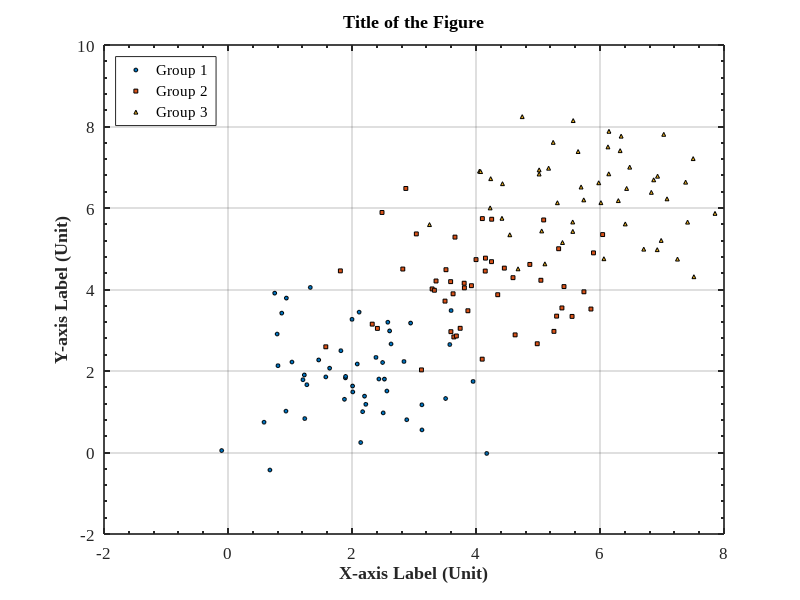

Write MATLAB code to recreate this figure. (Note: this script raises an error after producing the figure.)
%% MATLAB 学术散点图生成框架
% 本脚本旨在将一个 m x n 矩阵绘制成符合学术期刊审美标准的散点图。
% 它包含了详细的注释和可配置的参数，方便用户根据自己的需求进行修改。

% --- 1. 初始化环境 ---
clc;            % 清空命令行窗口
clear;          % 清空工作区变量
close all;      % 关闭所有图形窗口

%% --- 2. 生成或加载您的数据 ---
% 在这里，您应该加载或定义您的 m x n 矩阵。
% 为了演示，我们创建两种常见的示例数据。

% --- 场景A: m x 2 矩阵 ---
% m 个数据点，第1列是x值，第2列是y值。
% data_A = randn(100, 2); % 100个点的x和y坐标

% --- 场景B: m x n 矩阵，包含多个数据组 ---
% 假设我们有3组数据，每组50个点。
% 矩阵的前两列是第一组的(x,y)，三四列是第二组的(x,y)，以此类推。
num_points = 50; % 每组的数据点数
num_groups = 3;  % 数据组的数量
data_B = zeros(num_points, 2 * num_groups);
for i = 1:num_groups
    % 为每组数据生成一些有区分度的随机数
    mean_val = i * 2;
    data_B(:, (2*i-1):(2*i)) = mean_val + randn(num_points, 2);
end

% --- 选择您要使用的数据 ---
% 将您的数据矩阵赋值给 'data' 变量
data = data_B; % 在此切换 data_A 或 data_B，或您自己的数据

%% --- 3. 绘图参数设置 ---
% 在这里统一设置图形的视觉元素，方便修改

% --- 标记和颜色 ---
marker_size = 8; % 标记点的大小
marker_styles = {'o', 's', '^', 'd'}; % 标记样式: o-圆圈, s-方块, ^-三角, d-菱形
% color_map = lines(num_groups); % 使用MATLAB内置的颜色方案
% 或者自定义颜色 (RGB值)，更推荐，因为更具可控性
color_map = [
    0, 0.4470, 0.7410;  % 蓝色
    0.8500, 0.3250, 0.0980;  % 橙色
    0.9290, 0.6940, 0.1250;  % 黄色
    % 可根据需要添加更多颜色
];

% --- 字体和线条 ---
font_name = 'Times New Roman'; % 推荐使用 Times New Roman 或 Arial
font_size_axis = 12;    % 坐标轴标签字号
font_size_legend = 10;  % 图例字号
font_size_title = 14;   % 标题字号
line_width_axis = 1.2;  % 坐标轴线宽

%% --- 4. 开始绘图 ---
% 创建一个新的图形窗口
figure('Color', 'w'); % 设置背景为白色

hold on; % 允许在同一张图上绘制多个数据集

% --- 循环绘制每个数据组 ---
% 此循环结构适用于场景B。如果您的数据是场景A，则不需要循环。
[~, n_cols] = size(data);
num_groups_in_data = n_cols / 2;

for i = 1:num_groups_in_data
    x_data = data(:, 2*i - 1);
    y_data = data(:, 2*i);
    
    scatter(x_data, y_data, marker_size, ...
        'Marker', marker_styles{i}, ...
        'MarkerFaceColor', color_map(i, :), ...
        'MarkerEdgeColor', 'k', ... % 标记点边缘颜色，'k'为黑色
        'LineWidth', 0.5);
end

hold off; % 结束在当前图上的绘制

%% --- 5. 图形美化与调整 ---
% 这是让图片符合学术标准最关键的一步

% --- 获取当前坐标轴句柄 ---
ax = gca;

% --- 设置坐标轴标签和标题 ---
xlabel('X-axis Label (Unit)', 'FontSize', font_size_axis, 'FontName', font_name, 'FontWeight', 'bold');
ylabel('Y-axis Label (Unit)', 'FontSize', font_size_axis, 'FontName', font_name, 'FontWeight', 'bold');
title('Title of the Figure', 'FontSize', font_size_title, 'FontName', font_name);

% --- 设置图例 ---
% 仅当有多个数据组时才需要图例
if num_groups_in_data > 1
    legend_labels = cell(1, num_groups_in_data);
    for i = 1:num_groups_in_data
        legend_labels{i} = ['Group ', num2str(i)];
    end
    lgd = legend(legend_labels, 'Location', 'northwest'); % 'best' 'northwest' 'southeast'
    set(lgd, 'FontSize', font_size_legend, 'FontName', font_name, 'Box', 'on'); % 设置图例字体和边框
end

% --- 调整坐标轴外观 ---
set(ax, ...
    'Box', 'on', ...                               % 显示完整的边框
    'LineWidth', line_width_axis, ...              % 设置坐标轴线宽
    'FontName', font_name, ...                     % 设置刻度字体
    'FontSize', font_size_axis, ...                % 设置刻度字号
    'TickDir', 'in', ...                           % 刻度线朝内
    'XMinorTick', 'on', ...                        % 显示X轴次刻度
    'YMinorTick', 'on', ...                        % 显示Y轴次刻度
    'Layer', 'top');                               % 将坐标轴层置于顶层，防止被数据覆盖

% --- 设置坐标轴范围 (可选) ---
% xlim([min_x, max_x]);
% ylim([min_y, max_y]);
% axis tight; % 或者让MATLAB自动选择紧凑的范围

% --- 添加网格 (可选) ---
grid on;
ax.GridLineStyle = ':'; % 设置网格线为虚线
ax.GridAlpha = 0.4;     % 设置网格线透明度

%% --- 6. 导出图形 ---
% 将最终的图形保存为高分辨率文件

% --- 设置文件名和分辨率 ---
output_filename = 'scatter_plot_academic';
resolution = 300; % DPI (Dots Per Inch), 300或600是期刊常用值

% --- 导出为PNG格式 (适用于大多数情况) ---
print(gcf, output_filename, '-dpng', ['-r', num2str(resolution)]);

% --- 导出为EPS格式 (矢量图，适用于LaTeX) ---
% print(gcf, output_filename, '-depsc');

% --- 使用 exportgraphics (推荐，功能更强大) ---
% exportgraphics(ax, [output_filename, '.png'], 'Resolution', resolution);
% exportgraphics(ax, [output_filename, '.eps'], 'ContentType', 'vector');


disp('学术散点图已生成并保存！');
